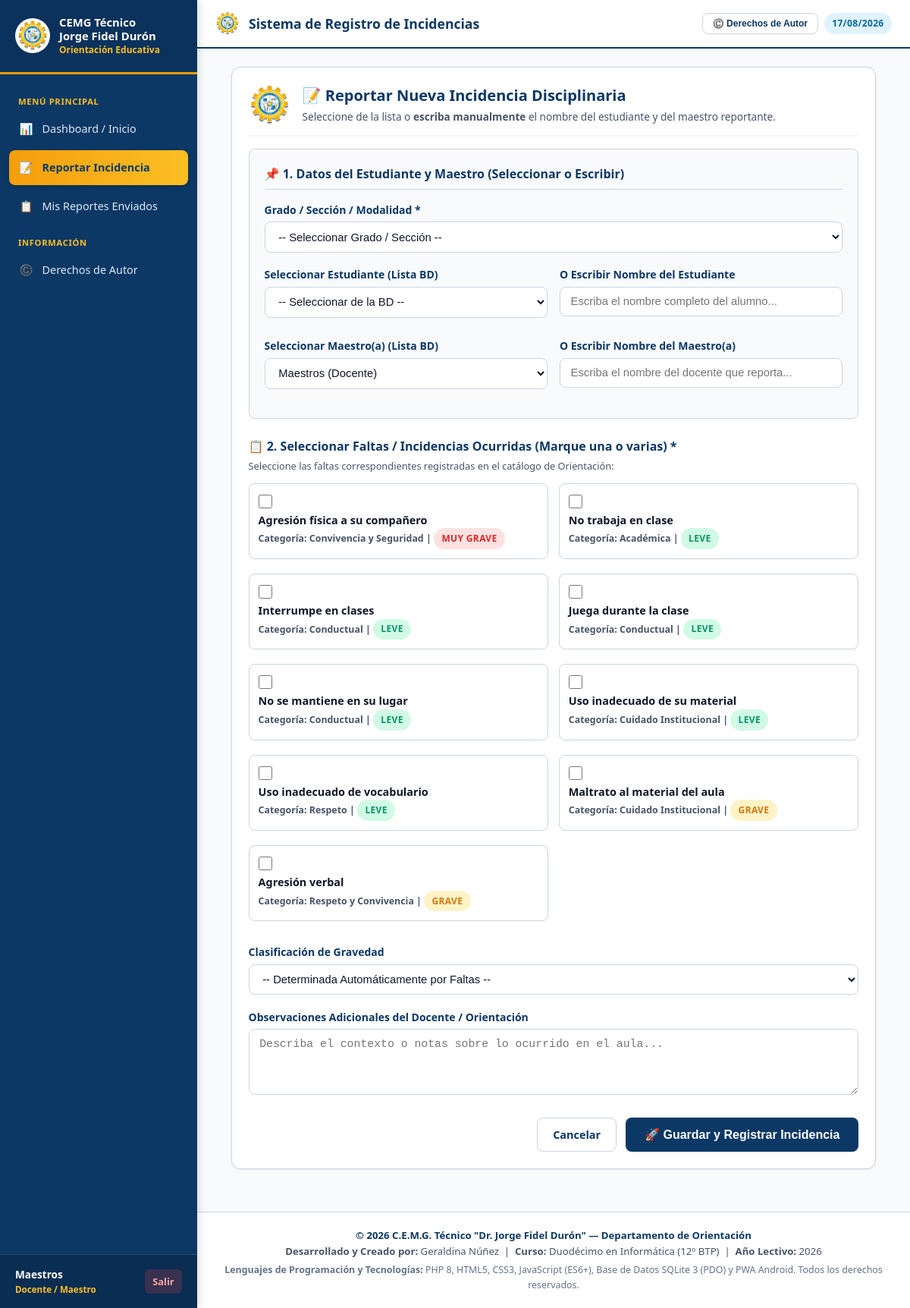
The app's page /index.php?action=crear_incidencia (signed in) with its own data.
### tables this page shows
CREATE TABLE incident_types (
                id INTEGER PRIMARY KEY AUTOINCREMENT,
                code TEXT UNIQUE,
                name TEXT NOT NULL,
                category TEXT DEFAULT 'General',
                severity TEXT CHECK(severity IN ('Leve', 'Grave', 'Muy Grave')) DEFAULT 'Leve',
                description TEXT,
                is_active INTEGER DEFAULT 1,
                created_at DATETIME DEFAULT CURRENT_TIMESTAMP
            );

### config/database.php (called while the page is built, shortened)
<?php
class Database {
    private static $instance = null;
    private $pdo;
    private function __construct() {
        $dbFile = __DIR__ . '/../database.sqlite';
        try {
            $this->pdo = new PDO("sqlite:" . $dbFile);
            $this->pdo->setAttribute(PDO::ATTR_ERRMODE, PDO::ERRMODE_EXCEPTION);
            $this->pdo->setAttribute(PDO::ATTR_DEFAULT_FETCH_MODE, PDO::FETCH_ASSOC);
            $this->pdo->exec("PRAGMA foreign_keys = ON;");
        } catch (PDOException $e) {
            die("Error de conexión a la base de datos: " . $e->getMessage());
        }
    }
    public static function getInstance() {
        if (self::$instance === null) {
            self::$instance = new Database();
        }
        return self::$instance;
    }
    public function getConnection() {
        return $this->pdo;
    }
    private function initTables() {
        try {
            $this->pdo->exec("ALTER TABLE incident_reports ADD COLUMN custom_reporter_name TEXT;");
        } catch (PDOException $e) {
        }
    }
}

### controllers/UserController.php (called while the page is built, shortened)
<?php
require_once __DIR__ . '/../config/database.php';
class UserController {
    private $db;
    public function __construct() {
        $this->db = Database::getInstance()->getConnection();
    }
    public function getAllUsers() {
        $stmt = $this->db->query("SELECT id, username, full_name, role, email, phone, created_at FROM users ORDER BY role ASC, full_name ASC");
        return $stmt->fetchAll();
    }
}

### controllers/IncidentController.php (called while the page is built, shortened)
<?php
require_once __DIR__ . '/../config/database.php';
class IncidentController {
    private $db;
    public function __construct() {
        $this->db = Database::getInstance()->getConnection();
    }
    public function getAllIncidentTypes($activeOnly = true) {
        $sql = "SELECT * FROM incident_types";
        if ($activeOnly) {
            $sql .= " WHERE is_active = 1";
        }
        $sql .= " ORDER BY severity DESC, category ASC, name ASC";
        $stmt = $this->db->query($sql);
        return $stmt->fetchAll();
    }
}

### views/crear_incidencia.php (the view, shortened to what this page needs)
<?php
require_once __DIR__ . '/header.php';
require_once __DIR__ . '/../controllers/IncidentController.php';
require_once __DIR__ . '/../controllers/UserController.php';
$incidentController = new IncidentController();
$userController = new UserController();
$teachers = $userController->getAllUsers();
$incidentTypes = $incidentController->getAllIncidentTypes(true);
?>
<div class="card" style="max-width: 850px; margin: 0 auto;">
    <div class="card-header" style="display: flex; align-items: center; justify-content: space-between;">
        <div style="display: flex; align-items: center; gap: 1rem;">
            <img src="assets/img/logo.jpg" alt="Logo Colegio" style="height: 55px; width: 55px; object-fit: contain;">
            <div>
                <h2 class="card-title" style="font-size: 1.25rem; margin-bottom: 0.2rem;">📝 Reportar Nueva Incidencia Disciplinaria</h2>
                <p style="font-size: 0.85rem; color: var(--text-muted);">
                    Seleccione de la lista o <strong>escriba manualmente</strong> el nombre del estudiante y del maestro reportante.
                </p>
            </div>
        </div>
    </div>
    <form action="index.php?action=guardar_incidencia" method="POST">
        <div style="background: #f8fafc; padding: 1.25rem; border-radius: var(--radius-sm); border: 1px solid var(--border); margin-bottom: 1.5rem;">
            <h3 style="font-size: 1rem; color: var(--primary); margin-bottom: 1rem; border-bottom: 1px solid var(--border); padding-bottom: 0.5rem; display: flex; align-items: center; gap: 0.5rem;">
                <span>📌 1. Datos del Estudiante y Maestro (Seleccionar o Escribir)</span>
            </h3>
            <div class="form-group">
                <label for="filter_course_id">Grado / Sección / Modalidad *</label>
                <select id="filter_course_id" name="filter_course_id" class="form-control" onchange="filterStudentsByCourse()">
                    <option value="">-- Seleccionar Grado / Sección --</option>
                </select>
            </div>
            <div class="form-grid">
                <div class="form-group">
                    <label for="student_id">Seleccionar Estudiante (Lista BD)</label>
                    <select id="student_id" name="student_id" class="form-control" onchange="clearCustomStudentInput()">
                        <option value="">-- Seleccionar de la BD --</option>
                    </select>
                </div>
                <div class="form-group">
                    <label for="custom_student_name">O Escribir Nombre del Estudiante</label>
                    <input type="text" id="custom_student_name" name="custom_student_name" class="form-control" placeholder="Escriba el nombre completo del alumno..." oninput="clearSelectStudentInput()">
                </div>
            </div>
            <div class="form-grid" style="margin-top: 0.5rem;">
                <div class="form-group">
                    <label for="reporter_user_id">Seleccionar Maestro(a) (Lista BD)</label>
                    <select id="reporter_user_id" name="reporter_user_id" class="form-control" onchange="clearCustomTeacherInput()">
                        <?php foreach ($teachers as $t): ?>
                            <option value="<?= $t['id'] ?>" <?= $_SESSION['user_id'] == $t['id'] ? 'selected' : '' ?>>
                                <?= htmlspecialchars($t['full_name']) ?> (<?= ucfirst(htmlspecialchars($t['role'])) ?>)
                            </option>
                        <?php endforeach; ?>
                    </select>
                </div>
                <div class="form-group">
                    <label for="custom_reporter_name">O Escribir Nombre del Maestro(a)</label>
                    <input type="text" id="custom_reporter_name" name="custom_reporter_name" class="form-control" placeholder="Escriba el nombre del docente que reporta..." oninput="clearSelectTeacherInput()">
                </div>
            </div>
        </div>
        <div class="form-group" style="margin-top: 1.5rem;">
            <label style="font-size: 1rem; color: var(--primary); font-weight: 700;">
                📋 2. Seleccionar Faltas / Incidencias Ocurridas (Marque una o varias) *
            </label>
            <p style="font-size: 0.8rem; color: var(--text-muted); margin-bottom: 0.75rem;">
                Seleccione las faltas correspondientes registradas en el catálogo de Orientación:
            </p>
            <div class="incident-checklist">
                <?php foreach ($incidentTypes as $inc): ?>
                    <label class="checklist-item">
                        <input type="checkbox" name="incident_type_ids[]" value="<?= $inc['id'] ?>">
                        <div class="checklist-info">
                            <div class="checklist-title"><?= htmlspecialchars($inc['name']) ?></div>
                            <div class="checklist-desc">
                                Categoría: <?= htmlspecialchars($inc['category']) ?> |
                                <span class="badge badge-<?= strtolower(str_replace(' ', '-', $inc['severity'])) ?>">
                                    <?= htmlspecialchars($inc['severity']) ?>
                                </span>
                            </div>
                        </div>
                    </label>
                <?php endforeach; ?>
            </div>
        </div>
        <div class="form-grid" style="margin-top: 1.5rem;">
            <div class="form-group">
                <label for="severity_level">Clasificación de Gravedad</label>
                <select id="severity_level" name="severity_level" class="form-control">
                    <option value="">-- Determinada Automáticamente por Faltas --</option>
                </select>
            </div>
        </div>
        <div class="form-group">
            <label for="observations">Observaciones Adicionales del Docente / Orientación</label>
            <textarea id="observations" name="observations" class="form-control" rows="4" placeholder="Describa el contexto o notas sobre lo ocurrido en el aula..."></textarea>
        </div>
        <div style="display: flex; justify-content: flex-end; gap: 0.75rem; margin-top: 1.5rem;">
            <a href="index.php?action=dashboard" class="btn btn-outline">Cancelar</a>
            <button type="submit" class="btn btn-primary" style="padding: 0.75rem 1.5rem; font-size: 1rem;">
                🚀 Guardar y Registrar Incidencia
            </button>
        </div>
    </form>
</div>
<?php require_once __DIR__ . '/footer.php'; ?>

### index.php (shortened to what this page needs)
<?php
require_once __DIR__ . '/controllers/IncidentController.php';
require_once __DIR__ . '/controllers/UserController.php';
$action = $_GET['action'] ?? 'dashboard';
switch ($action) {
    case 'crear_incidencia':
        require_once __DIR__ . '/views/crear_incidencia.php';
        break;
}

### views/header.php (shortened to what this page needs)
<?php
$isOrientadora = isset($_SESSION['role']) && $_SESSION['role'] === 'orientadora';
$fullName = $_SESSION['full_name'] ?? 'Usuario';
$roleName = $isOrientadora ? 'Orientadora' : 'Docente / Maestro';
$currentAction = $_GET['action'] ?? 'dashboard';
?>
<!DOCTYPE html>
<html lang="es">
<head>
    <link rel="stylesheet" href="assets/css/style.css">
    <link rel="stylesheet" href="assets/css/print.css" media="print">
</head>
<body>
<div class="app-container">
    <aside class="sidebar">
        <div class="sidebar-header">
            <img src="assets/img/logo.jpg" alt="Logo Colegio" style="width: 46px; height: 46px; object-fit: contain; border-radius: 50%; background: white; padding: 2px;">
            <div class="sidebar-title">
                <h1>CEMG Técnico<br>Jorge Fidel Durón</h1>
                <p>Orientación Educativa</p>
            </div>
        </div>
        <nav class="sidebar-nav">
            <div class="nav-section-title">Menú Principal</div>
            <a href="index.php?action=dashboard" class="nav-item <?= $currentAction === 'dashboard' ? 'active' : '' ?>">
                <span>📊</span> Dashboard / Inicio
            </a>
            <a href="index.php?action=crear_incidencia" class="nav-item <?= $currentAction === 'crear_incidencia' ? 'active' : '' ?>">
                <span>📝</span> Reportar Incidencia
            </a>
            <?php if ($isOrientadora): ?>
                <a href="index.php?action=estudiantes" class="nav-item <?= $currentAction === 'estudiantes' ? 'active' : '' ?>">
                    <span>👨‍🎓</span> Estudiantes / Expedientes
                </a>
                <a href="index.php?action=seguimiento" class="nav-item <?= $currentAction === 'seguimiento' ? 'active' : '' ?>">
                    <span>🔍</span> Seguimiento de Casos
                </a>
                <a href="index.php?action=catalogo_faltas" class="nav-item <?= $currentAction === 'catalogo_faltas' ? 'active' : '' ?>">
                    <span>⚙️</span> Catálogo de Incidencias
                </a>
                <a href="index.php?action=reportes" class="nav-item <?= $currentAction === 'reportes' ? 'active' : '' ?>">
                    <span>🖨️</span> Reportes por Sección
                </a>
                <div class="nav-section-title">Administración</div>
                <a href="index.php?action=usuarios" class="nav-item <?= $currentAction === 'usuarios' ? 'active' : '' ?>">
                    <span>👥</span> Gestión de Maestros
                </a>
            <?php else: ?>
                <a href="index.php?action=mis_reportes" class="nav-item <?= $currentAction === 'mis_reportes' ? 'active' : '' ?>">
                    <span>📋</span> Mis Reportes Enviados
                </a>
            <?php endif; ?>
            <div class="nav-section-title">Información</div>
            <a href="javascript:void(0)" onclick="openModal('modalCopyright')" class="nav-item">
                <span>©️</span> Derechos de Autor
            </a>
        </nav>
        <div class="sidebar-footer">
            <div class="user-badge">
                <div class="user-info">
                    <span class="user-name"><?= htmlspecialchars($fullName) ?></span>
                    <span class="user-role"><?= $roleName ?></span>
                </div>
                <a href="index.php?action=logout" class="btn-logout" title="Cerrar Sesión">Salir</a>
            </div>
        </div>
    </aside>
    <div class="main-wrapper">
        <header class="top-bar">
            <div class="top-title" style="display: flex; align-items: center; gap: 0.75rem;">
                <img src="assets/img/logo.jpg" alt="Logo" style="height: 32px;">
                <span>Sistema de Registro de Incidencias</span>
            </div>
            <div style="display: flex; align-items: center; gap: 0.5rem;">
                <button onclick="openModal('modalCopyright')" class="btn btn-outline btn-sm" style="font-size: 0.75rem;">
                    ©️ Derechos de Autor
                </button>
                <span class="badge badge-atendido"><?= date('d/m/Y') ?></span>
            </div>
        </header>
        <main class="main-content">

### views/footer.php (shortened to what this page needs)
        </main>
        <footer style="text-align: center; padding: 1.25rem 1.5rem; background: #ffffff; border-top: 1px solid var(--border); margin-top: 2rem; font-size: 0.825rem; color: var(--text-muted); line-height: 1.6;" class="no-print">
            <div style="font-weight: 700; color: var(--primary);">
                © 2026 C.E.M.G. Técnico "Dr. Jorge Fidel Durón" — Departamento de Orientación
            </div>
            <div>
                <strong>Desarrollado y Creado por:</strong> Geraldina Núñez &nbsp;|&nbsp;
                <strong>Curso:</strong> Duodécimo en Informática (12º BTP) &nbsp;|&nbsp;
                <strong>Año Lectivo:</strong> 2026
            </div>
            <div style="font-size: 0.775rem; color: #64748b; margin-top: 0.25rem;">
                <strong>Lenguajes de Programación y Tecnologías:</strong> PHP 8, HTML5, CSS3, JavaScript (ES6+), Base de Datos SQLite 3 (PDO) y PWA Android. Todos los derechos reservados.
            </div>
        </footer>
    </div>
</div>
</body>
</html>

### records on screen
incident_types: name "Agresión física a su compañero", category "Convivencia y Seguridad", severity "MUY GRAVE"
incident_types: name "No trabaja en clase", category "Académica", severity "LEVE"
incident_types: name "Interrumpe en clases", category "Conductual", severity "LEVE"
incident_types: name "Juega durante la clase", category "Conductual", severity "LEVE"
incident_types: name "No se mantiene en su lugar", category "Conductual", severity "LEVE"
incident_types: name "Uso inadecuado de su material", category "Cuidado Institucional", severity "LEVE"
incident_types: name "Uso inadecuado de vocabulario", category "Respeto", severity "LEVE"
incident_types: name "Maltrato al material del aula", category "Cuidado Institucional", severity "GRAVE"
incident_types: name "Agresión verbal", category "Respeto y Convivencia", severity "GRAVE"

### other values on screen
$fullName "Maestros"
$roleName "Docente / Maestro"
form field reporter_user_id "Maestros (Docente)"
